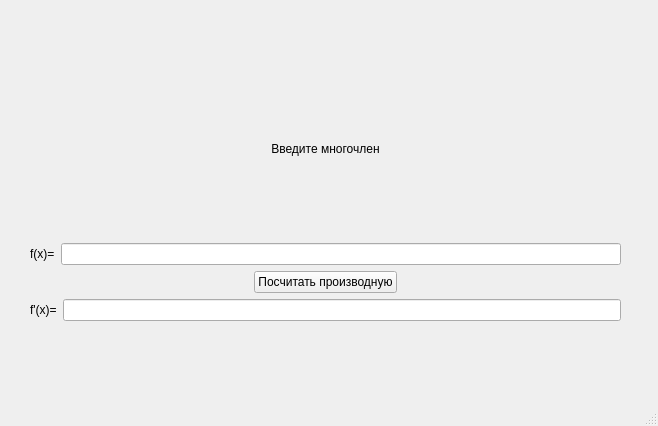
<?xml version="1.0" encoding="UTF-8"?>
<ui version="4.0">
 <class>Menu</class>
 <widget class="QMainWindow" name="Menu">
  <property name="geometry">
   <rect>
    <x>0</x>
    <y>0</y>
    <width>658</width>
    <height>426</height>
   </rect>
  </property>
  <property name="windowTitle">
   <string>Menu</string>
  </property>
  <widget class="QWidget" name="centralwidget">
   <widget class="QWidget" name="layoutWidget">
    <property name="geometry">
     <rect>
      <x>30</x>
      <y>60</y>
      <width>591</width>
      <height>261</height>
     </rect>
    </property>
    <layout class="QVBoxLayout" name="verticalLayout">
     <item>
      <widget class="QLabel" name="label_3">
       <property name="layoutDirection">
        <enum>Qt::LayoutDirection::LeftToRight</enum>
       </property>
       <property name="text">
        <string>Введите многочлен</string>
       </property>
       <property name="alignment">
        <set>Qt::AlignmentFlag::AlignCenter</set>
       </property>
      </widget>
     </item>
     <item>
      <layout class="QHBoxLayout" name="horizontalLayout">
       <item>
        <widget class="QLabel" name="label">
         <property name="text">
          <string>f(x)=</string>
         </property>
        </widget>
       </item>
       <item>
        <widget class="QLineEdit" name="lineEdit"/>
       </item>
      </layout>
     </item>
     <item>
      <layout class="QHBoxLayout" name="horizontalLayout_3">
       <item>
        <spacer name="horizontalSpacer">
         <property name="orientation">
          <enum>Qt::Orientation::Horizontal</enum>
         </property>
         <property name="sizeHint" stdset="0">
          <size>
           <width>40</width>
           <height>20</height>
          </size>
         </property>
        </spacer>
       </item>
       <item>
        <widget class="QPushButton" name="pushButton">
         <property name="text">
          <string>Посчитать производную</string>
         </property>
        </widget>
       </item>
       <item>
        <spacer name="horizontalSpacer_2">
         <property name="orientation">
          <enum>Qt::Orientation::Horizontal</enum>
         </property>
         <property name="sizeHint" stdset="0">
          <size>
           <width>40</width>
           <height>20</height>
          </size>
         </property>
        </spacer>
       </item>
      </layout>
     </item>
     <item>
      <layout class="QHBoxLayout" name="horizontalLayout_2">
       <item>
        <widget class="QLabel" name="label_2">
         <property name="text">
          <string>f'(x)=</string>
         </property>
        </widget>
       </item>
       <item>
        <widget class="QLineEdit" name="lineEdit_2"/>
       </item>
      </layout>
     </item>
    </layout>
   </widget>
  </widget>
  <widget class="QMenuBar" name="menubar">
   <property name="geometry">
    <rect>
     <x>0</x>
     <y>0</y>
     <width>658</width>
     <height>25</height>
    </rect>
   </property>
  </widget>
  <widget class="QStatusBar" name="statusbar"/>
 </widget>
 <resources/>
 <connections/>
</ui>
